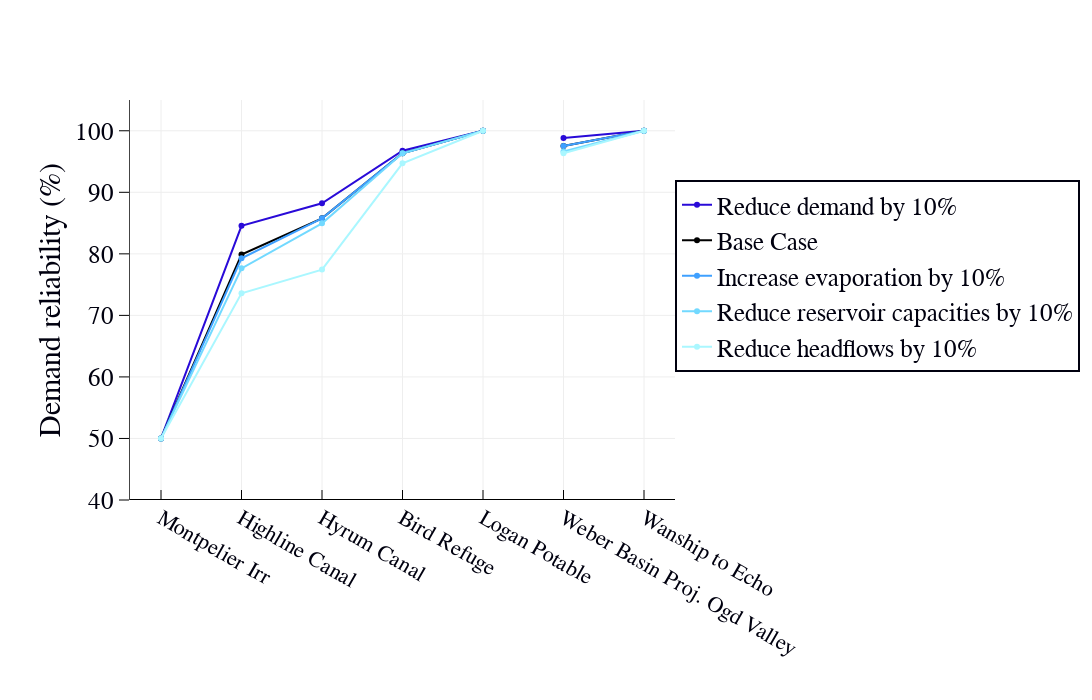

Notebook cell for this chart:
### Markdown cell above
# Plot reliability

### Code cell
scenario1 = go.Scatter(
    x=Result['Demand']['BranchName'],
    y=Result['Demand']['Reliability'],
    name = 'Reduce demand by 10%',   
    mode = 'lines+markers',

    marker = dict(
        color = '#290AD8'
))


scenario2 = go.Scatter(
    x=Result['Reference']['BranchName'],
    y=Result['Reference']['Reliability'],
    name = 'Base Case', 
        mode = 'lines+markers',

    marker = dict(
        color = '#000000',
    
))

scenario3 = go.Scatter(
    x=Result['Evaporation']['BranchName'],
    y=Result['Evaporation']['Reliability'],
    name = 'Increase evaporation by 10%', 
    mode = 'lines+markers',

    marker = dict(
        color = '#3FA0FF'
))



scenario4 = go.Scatter(
    x=Result2['Reference']['BranchName'],
    y=Result2['Reference']['Reliability'],
    name = 'Reduce reservoir capacities by 10%',   
    mode = 'lines+markers',

    marker = dict(
        color = '#72D9FF'
))



scenario5 = go.Scatter(
    x=Result['Headflow']['BranchName'],
    y=Result['Headflow']['Reliability'],
    name = 'Reduce headflows by 10%',   
    mode = 'lines+markers',

    marker = dict(
        color = '#AAF7FF'
))


#$$$$$$$$$$$$$$$$$$$$$$$$$$$$$$$$$$$$$$$$$$$$$$$$$$$$$$$$$$

scenario11 = go.Scatter(
    x=Result3['Demand']['BranchName'],
    y=Result3['Demand']['Reliability'],
    name = 'Reduce demand by 10%',   
    mode = 'lines+markers',
    showlegend=False,

    marker = dict(
        color = '#290AD8'
))


scenario12 = go.Scatter(
    x=Result3['Reference']['BranchName'],
    y=Result3['Reference']['Reliability'],
    name = 'Base Case', 
        mode = 'lines+markers',
    showlegend=False,

    marker = dict(
        color = '#000000',
    
))

scenario13 = go.Scatter(
    x=Result3['Evaporation']['BranchName'],
    y=Result3['Evaporation']['Reliability'],
    name = 'Increase evaporation by 10%', 
    mode = 'lines+markers',
    showlegend=False,

    marker = dict(
        color = '#3FA0FF'
))



scenario14 = go.Scatter(
    x=Result4['Reference']['BranchName'],
    y=Result4['Reference']['Reliability'],
    name = 'Reduce reservoir capacities by 10%',   
    mode = 'lines+markers',
    showlegend=False,

    marker = dict(
        color = '#72D9FF'
))



scenario15 = go.Scatter(
    x=Result3['Headflow']['BranchName'],
    y=Result3['Headflow']['Reliability'],
    name = 'Reduce headflows by 10%',   
    mode = 'lines+markers',
    showlegend=False,
    marker = dict(
        color = '#AAF7FF'
))




layout = dict(
    #title = "Use Case 3.3",
    yaxis = dict(
        title = "Demand reliability (%)",
        tickformat= ',',
        showline=True,
        tick0=40,

        dtick='10',
        ticks='outside',
        range = [40, 105],
        ticklen=10,
        tickcolor='#000',
        gridwidth=1,
        showgrid=True,

                ),
    
    xaxis = dict(
#         title = "Updated input parameters in the <br>Bear_River_WEAP_Model_2017",
#         showline=True,
        ticks='inside',
        tickfont=dict(size=22),
            tickcolor='#000',
        gridwidth=1,
        showgrid=True,

        ticklen=10
                    ),
        legend=dict(
        x=1,y=.56,
          bordercolor='#00000f',
            borderwidth=2
        
               ),
    width=1100,
    height=700,
    #paper_bgcolor='rgb(233,233,233)',
    #plot_bgcolor='rgb(233,233,233)',
    margin=go.Margin(l=130,b=200),
    font=dict(size=25,family='arial',color='#00000f'),

    showlegend=True,
    shapes=[{'type': 'line', 
                                           'x0': 0, 'x1': 1, 'xref': 'paper',
                                           'y0': 40, 'y1': 40, 'yref': 'y'}]
                )


data = [scenario1, scenario2,scenario3,scenario4,scenario5,scenario11, scenario12,scenario13,scenario14,scenario15]


# create a figure object
fig = dict(data=data, layout=layout)
#py.iplot(fig, filename = "2.3Identify_SeasonalValues") 


## it can be run from the local machine on Pycharm like this like below
## It would also work here offline but in a seperate window  
offline.iplot(fig,filename = 'jupyter/UnmentDemand@BirdRefuge' )       

print "Figure x is replicated!!"

### Figure 1 — Plotly figure (JSON) as saved in the notebook; plotly's stock layout.template omitted (floating-point values rounded to 4 significant figures)
{"data": [{"marker": {"color": "#290AD8"}, "mode": "lines+markers", "name": "Reduce demand by 10%", "type": "scatter", "x": ["Montpelier Irr", "Highline Canal", "Hyrum Canal", "Bird Refuge", "Logan Potable"], "y": [50, 84.55, 88.21, 96.75, 100]}, {"marker": {"color": "#000000"}, "mode": "lines+markers", "name": "Base Case", "type": "scatter", "x": ["Montpelier Irr", "Highline Canal", "Hyrum Canal", "Bird Refuge", "Logan Potable"], "y": [50, 79.88, 85.77, 96.34, 100]}, {"marker": {"color": "#3FA0FF"}, "mode": "lines+markers", "name": "Increase evaporation by 10%", "type": "scatter", "x": ["Montpelier Irr", "Highline Canal", "Hyrum Canal", "Bird Refuge", "Logan Potable"], "y": [50, 79.27, 85.77, 96.34, 100]}, {"marker": {"color": "#72D9FF"}, "mode": "lines+markers", "name": "Reduce reservoir capacities by 10%", "type": "scatter", "x": ["Montpelier Irr", "Highline Canal", "Hyrum Canal", "Bird Refuge", "Logan Potable"], "y": [50, 77.64, 84.96, 96.34, 100]}, {"marker": {"color": "#AAF7FF"}, "mode": "lines+markers", "name": "Reduce headflows by 10%", "type": "scatter", "x": ["Montpelier Irr", "Highline Canal", "Hyrum Canal", "Bird Refuge", "Logan Potable"], "y": [50, 73.58, 77.44, 94.72, 100]}, {"marker": {"color": "#290AD8"}, "mode": "lines+markers", "name": "Reduce demand by 10%", "showlegend": false, "type": "scatter", "x": ["Weber Basin Proj. Ogd Valley", "Wanship to Echo"], "y": [98.83, 100]}, {"marker": {"color": "#000000"}, "mode": "lines+markers", "name": "Base Case", "showlegend": false, "type": "scatter", "x": ["Weber Basin Proj. Ogd Valley", "Wanship to Echo"], "y": [97.51, 100]}, {"marker": {"color": "#3FA0FF"}, "mode": "lines+markers", "name": "Increase evaporation by 10%", "showlegend": false, "type": "scatter", "x": ["Weber Basin Proj. Ogd Valley", "Wanship to Echo"], "y": [97.51, 100]}, {"marker": {"color": "#72D9FF"}, "mode": "lines+markers", "name": "Reduce reservoir capacities by 10%", "showlegend": false, "type": "scatter", "x": ["Weber Basin Proj. Ogd Valley", "Wanship to Echo"], "y": [96.64, 100]}, {"marker": {"color": "#AAF7FF"}, "mode": "lines+markers", "name": "Reduce headflows by 10%", "showlegend": false, "type": "scatter", "x": ["Weber Basin Proj. Ogd Valley", "Wanship to Echo"], "y": [96.35, 100]}], "layout": {"font": {"color": "#00000f", "family": "arial", "size": 25}, "height": 700, "legend": {"bordercolor": "#00000f", "borderwidth": 2, "x": 1, "y": 0.56}, "margin": {"b": 200, "l": 130}, "shapes": [{"type": "line", "x0": 0, "x1": 1, "xref": "paper", "y0": 40, "y1": 40, "yref": "y"}], "showlegend": true, "width": 1100, "xaxis": {"gridwidth": 1, "showgrid": true, "tickcolor": "#000", "tickfont": {"size": 22}, "ticklen": 10, "ticks": "inside"}, "yaxis": {"dtick": "10", "gridwidth": 1, "range": [40, 105], "showgrid": true, "showline": true, "tick0": 40, "tickcolor": "#000", "tickformat": ",", "ticklen": 10, "ticks": "outside", "title": "Demand reliability (%)"}}}
